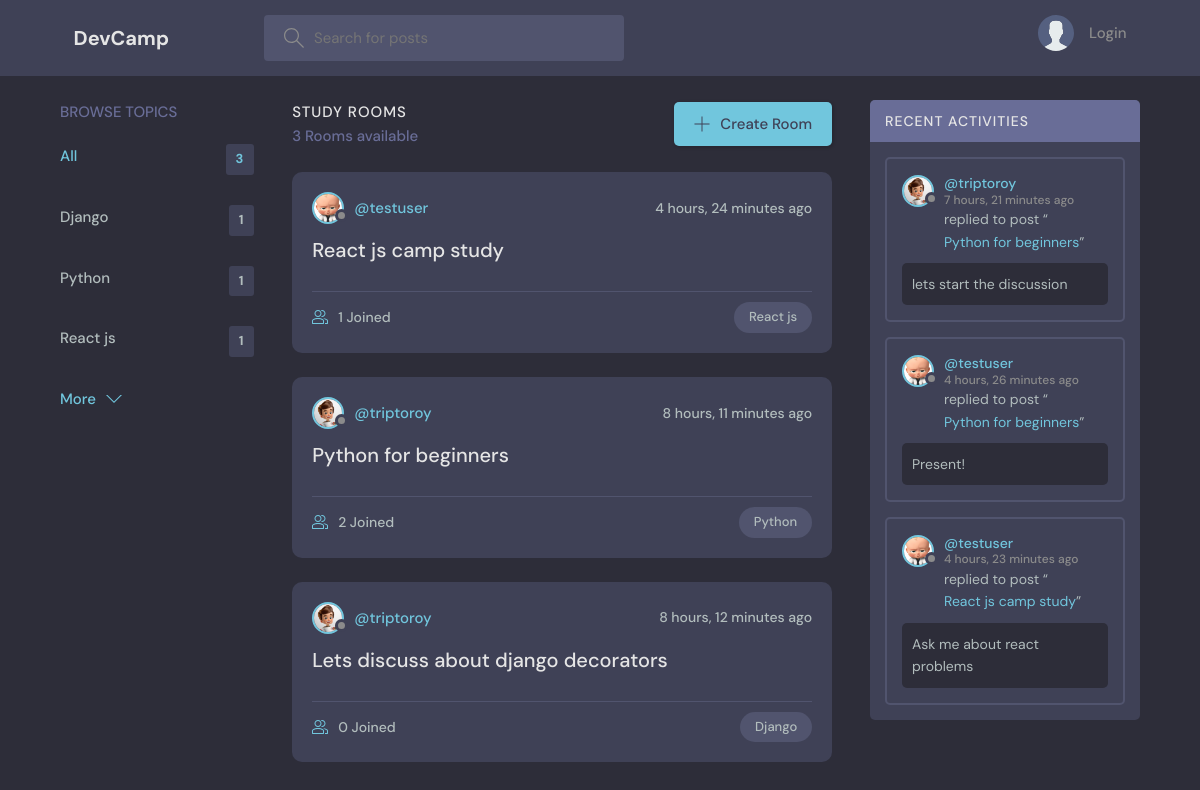
The page / on the database its author committed.
### base/models.py (models this page shows, shortened)
class Topic(models.Model):
    name = models.CharField(max_length=200)

class Room(models.Model):
    host = models.ForeignKey(User, on_delete=models.SET_NULL, null=True)
    topic = models.ForeignKey(Topic, on_delete=models.SET_NULL, null=True)
    name = models.CharField(max_length=200)
    description = models.TextField(null=True, blank=True)
    participants = models.ManyToManyField(
        User, related_name='participants', blank=True)
    updated = models.DateTimeField(auto_now=True)
    created = models.DateTimeField(auto_now_add=True)
    class Meta:
        ordering = ['-updated', '-created']
    def __str__(self):
        return self.name

class User(AbstractUser):
    name = models.CharField(max_length=200, null=True)
    username = models.CharField(unique=True, max_length=200, null=True)
    email = models.EmailField(unique=True, null=True)
    bio = models.TextField(null=True)
    avatar = models.ImageField(null=True, default="avatar.svg")
    USERNAME_FIELD = 'username'
    REQUIRED_FIELDS = []

class Message(models.Model):
    user = models.ForeignKey(User, on_delete=models.CASCADE)
    room = models.ForeignKey(Room, on_delete=models.CASCADE)
    body = models.TextField()
    updated = models.DateTimeField(auto_now=True)
    created = models.DateTimeField(auto_now_add=True)
    class Meta:
        ordering = ['updated', 'created']

### base/views.py (the view)
# urls.py: path('', views.home, name="home"),
def home(request):
    q = request.GET.get('q') if request.GET.get('q') != None else ''
    rooms = Room.objects.filter(
        Q(topic__name__icontains=q) |
        Q(name__icontains=q) |
        Q(description__icontains=q)
    )
    topics = Topic.objects.all()[0:5]
    room_count = rooms.count()
    room_messages = Message.objects.filter(
        Q(room__topic__name__icontains=q))[0:3]
    context = {'rooms': rooms, 'topics': topics,
               'room_count': room_count, 'room_messages': room_messages}
    return render(request, 'base/home.html', context)

### base/templates/base/home.html (shortened to what this page needs)
{% extends 'main.html' %}
{% block content %}
<main class="layout layout--3">
  <div class="container">
    {% include 'base/topics_component.html' %}
    <div class="roomList">
      <div class="roomList__header">
        <div>
          <h2>Study Rooms</h2>
          <p>{{room_count}} Rooms available</p>
        </div>
        <a class="btn btn--main" href="{% url 'create-room' %}">
          <svg version="1.1" xmlns="http://www.w3.org/2000/svg" width="32" height="32" viewBox="0 0 32 32">
            <title>add</title>
            <path
              d="M16.943 0.943h-1.885v14.115h-14.115v1.885h14.115v14.115h1.885v-14.115h14.115v-1.885h-14.115v-14.115z">
            </path>
          </svg>
          Create Room
        </a>
      </div>
      {% include 'base/feed_component.html' %}
    </div>
    {% include 'base/activity_component.html' %}
  </div>
</main>
{% endblock %}

### base/templates/base/topics_component.html
<div class="topics">
    <div class="topics__header">
        <h2>Browse Topics</h2>
    </div>
    <ul class="topics__list">
        <li>
            <a href="{% url 'home' %}" class="active">All <span>{{topics.count}}</span></a>
        </li>
        {% for topic in topics %}
        <li>
            <a href="{% url 'home' %}?q={{topic.name}}">{{topic.name}}<span>{{topic.room_set.all.count}}</span></a>
        </li>
        {% endfor %}
    </ul>
    <a class="btn btn--link" href="{% url 'topics' %}">
        More
        <svg version="1.1" xmlns="http://www.w3.org/2000/svg" width="32" height="32" viewBox="0 0 32 32">
            <title>chevron-down</title>
            <path d="M16 21l-13-13h-3l16 16 16-16h-3l-13 13z"></path>
        </svg>
    </a>
</div>

### base/templates/base/feed_component.html (shortened to what this page needs)
{% for room in rooms %}
<div class="roomListRoom">
    <div class="roomListRoom__header">
        <a href="{% url 'user-profile' room.host.id %}" class="roomListRoom__author">
            <div class="avatar avatar--small">
                <img src="{{room.host.avatar.url}}" />
            </div>
            <span>@{{room.host.username}}</span>
        </a>
        <div class="roomListRoom__actions">
            <span>{{room.created|timesince}} ago</span>
        </div>
    </div>
    <div class="roomListRoom__content">
        <a href="{% url 'room' room.id %}">{{room.name}}</a>
    </div>
    <div class="roomListRoom__meta">
        <a href="{% url 'room' room.id %}" class="roomListRoom__joined">
            {{room.participants.all.count}} Joined
        </a>
        <p class="roomListRoom__topic">{{room.topic.name}}</p>
    </div>
</div>
{% endfor %}

### base/templates/base/activity_component.html (shortened to what this page needs)
<div class="activities">
    <div class="activities__header">
        <h2>Recent Activities</h2>
    </div>
    {% for message in room_messages %}
    <div class="activities__box">
        <div class="activities__boxHeader roomListRoom__header">
            <a href="{% url 'user-profile' message.user.id %}" class="roomListRoom__author">
                <div class="avatar avatar--small">
                    <img src="{{message.user.avatar.url}}" />
                </div>
                <p>
                    @{{message.user.username}}
                    <span>{{message.created|timesince}} ago</span>
                </p>
            </a>
        </div>
        <div class="activities__boxContent">
            <p>replied to post “<a href="{% url 'room' message.room.id %}">{{message.room}}</a>”</p>
            <div class="activities__boxRoomContent">{{message.body}}</div>
        </div>
    </div>
    {% endfor %}
</div>

### rows shown on the page
Topic: name "Django", room_set.all.count "1"
Topic: name "Python", room_set.all.count "1"
Topic: name "React js", room_set.all.count "1"
Room: host.avatar (picture), host.username "testuser", created "4 hours, 24 minutes", name "React js camp study", participants.all.count "1", topic.name "React js"
Room: host.avatar (picture), host.username "triptoroy", created "8 hours, 11 minutes", name "Python for beginners", participants.all.count "2", topic.name "Python"
Room: host.avatar (picture), host.username "triptoroy", created "8 hours, 12 minutes", name "Lets discuss about django decorators", participants.all.count "0", topic.name "Django"
Message: user.avatar (picture), user.username "triptoroy", created "7 hours, 21 minutes", room "Python for beginners", body "lets start the discussion"
Message: user.avatar (picture), user.username "testuser", created "4 hours, 26 minutes", room "Python for beginners", body "Present!"
Message: user.avatar (picture), user.username "testuser", created "4 hours, 23 minutes", room "React js camp study", body "Ask me about react problems"

### other values the page prints
{{ topics.count }} "3"
{{ room_count }} "3"
